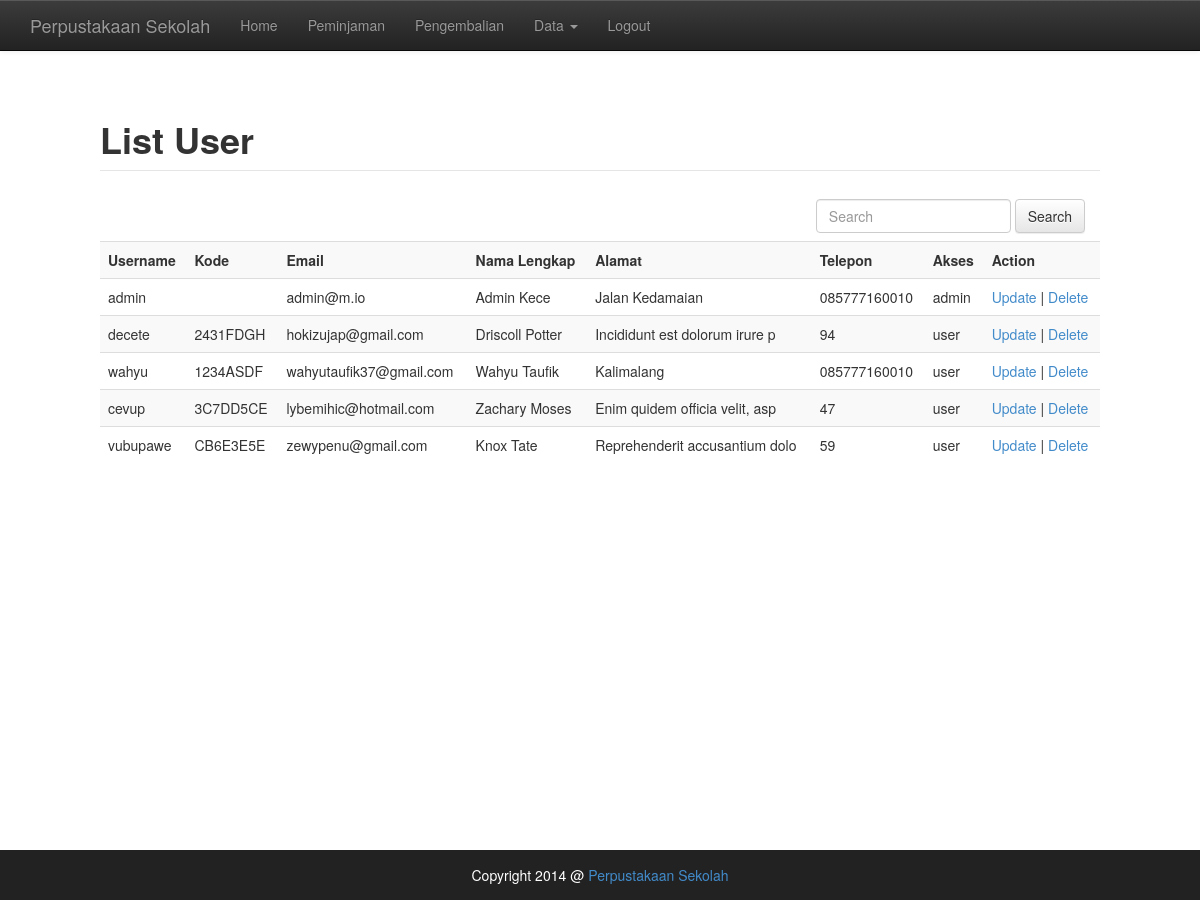
/module/index.php?module=user (signed in), run on the app's committed database.
### tables this page shows
CREATE TABLE IF NOT EXISTS `user` (
  `id` int(11) NOT NULL AUTO_INCREMENT,
  `username` varchar(255) NOT NULL,
  `password` varchar(255) NOT NULL,
  `email` varchar(255) NOT NULL,
  `full_name` varchar(255) NOT NULL,
  `address` text NOT NULL,
  `phone` varchar(255) NOT NULL,
  `photo` varchar(255) NOT NULL,
  `akses` varchar(255) NOT NULL,
  `code` varchar(255) NOT NULL,
  PRIMARY KEY (`id`)
);

### module/list_user.php (the view, shortened to what this page needs)
<html>
<head>
</head>
<body>
    <fieldset>
        <legend><h1 style="font-weight: bold">List User</h1></legend>
        <form class="navbar-form navbar-right" role="search" method="GET" action="index.php">
            <div class="form-group">
                <input type="text" class="form-control" placeholder="Search" name="search">
            </div>
            <button type="submit" class="btn btn-default">Search</button>
        </form>
        <table class="table table-striped table-responsive">
            <tr>
                <th>Username</th>
                <th>Kode</th>
                <th>Email</th>
                <th>Nama Lengkap</th>
                <th>Alamat</th>
                <th>Telepon</th>
                <th>Akses</th>
                <th>Action</th>
            </tr>
            <?php
            $query = mysql_query("SELECT * FROM user");
            while ($data = mysql_fetch_array($query)) {
                   $id      = $data['id'];
                   $limit   = 30;
                   $address = $data['address'];
                   $post    = substr($address, 0, $limit);
                ?>
                <tr>
                    <td><?php echo $data['username']; ?></td>
                    <td><?php echo $data['code']; ?></td>
                    <td><?php echo $data['email']; ?></td>
                    <td><?php echo $data['full_name']; ?></td>
                    <td><?php echo $post; ?></td>
                    <td><?php echo $data['phone']; ?></td>
                    <td><?php echo $data['akses']; ?></td>
                    <td><a href="index.php?module=ubah_user&id=<?php echo $id;?>">Update</a> | <a href="index.php?module=hapus_user&id=<?php echo $id;?>">Delete</a></td>
                </tr>
                <?php
            }
            ?>
        </table>
    </fieldset>
</body>
</html>

### templates/library/css/style.css (style rules this page uses)
.content fieldset { margin-bottom: 100px; }

### templates/library/css/footer.css (style rules this page uses)
html, body { height: 100%; }

### data on the page
user: username "admin", email "admin@m.io", full_name "Admin Kece", address "Jalan Kedamaian", phone "085777160010", akses "admin"
user: username "decete", code "2431FDGH", email "hokizujap@gmail.com", full_name "Driscoll Potter", address "Incididunt est dolorum irure p", phone "94", akses "user"
user: username "wahyu", code "1234ASDF", email "wahyutaufik37@gmail.com", full_name "Wahyu Taufik", address "Kalimalang", phone "085777160010", akses "user"
user: username "cevup", code "3C7DD5CE", email "lybemihic@hotmail.com", full_name "Zachary Moses", address "Enim quidem officia velit, asp", phone "47", akses "user"
user: username "vubupawe", code "CB6E3E5E", email "zewypenu@gmail.com", full_name "Knox Tate", address "Reprehenderit accusantium dolo", phone "59", akses "user"
